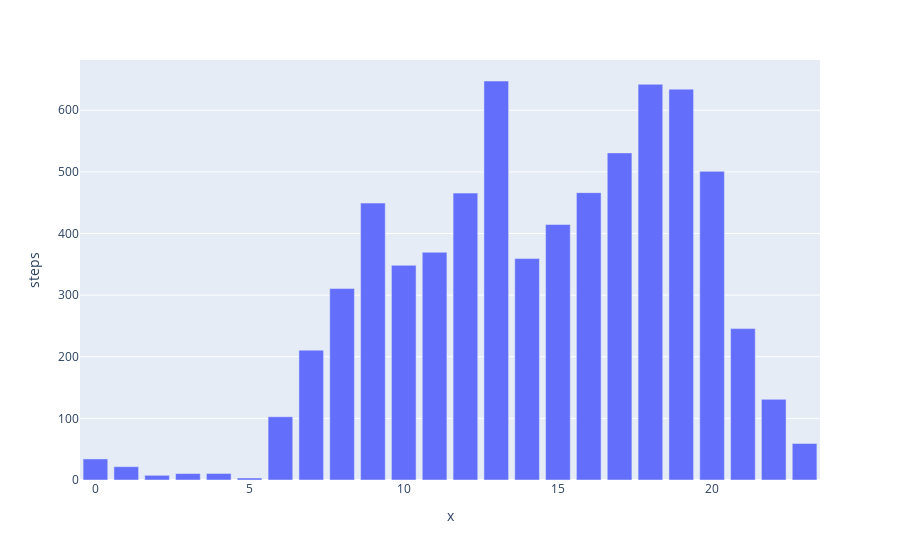
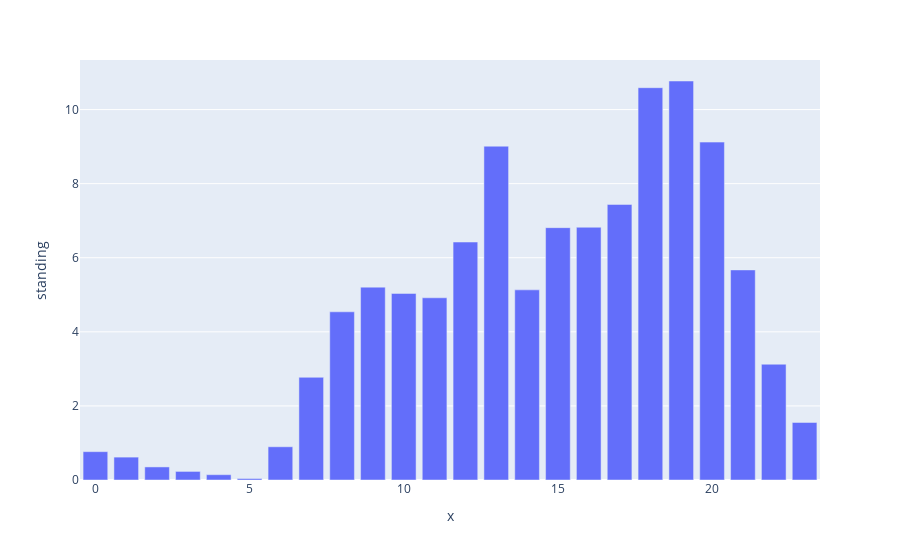

Notebook code cell kept with these figures, in order:
### Markdown cell above
#### Which hours are the most active ones?
I want to check whether there is a big difference in the activity throughout the day (per hour).

### Code cell
pivot = pd.pivot_table(activity, index='hour', values=['steps', 'standing'], aggfunc='mean')

for y in ['steps', 'standing']:
    fig = px.bar(pivot, x=pivot.index, y=y)
    fig.show()

### Figure 1 — Plotly figure (JSON) as saved in the notebook; plotly's stock layout.template omitted (floating-point values rounded to 4 significant figures)
{"data": [{"alignmentgroup": "True", "hovertemplate": "x=%{x}<br>steps=%{y}<extra></extra>", "legendgroup": "", "marker": {"color": "#636efa"}, "name": "", "offsetgroup": "", "orientation": "v", "showlegend": false, "textposition": "auto", "type": "bar", "x": [0, 1, 2, 3, 4, 5, 6, 7, 8, 9, 10, 11, 12, 13, 14, 15, 16, 17, 18, 19, 20, 21, 22, 23], "xaxis": "x", "y": [34.16, 21.65, 7.621, 10.45, 10.59, 3.254, 102.6, 210.7, 310.7, 449.3, 348.4, 369.5, 465.5, 647.5, 359.4, 414.6, 466.3, 530.8, 642.1, 634.2, 500.9, 245.7, 130.8, 59.27], "yaxis": "y"}], "layout": {"barmode": "relative", "legend": {"tracegroupgap": 0}, "margin": {"t": 60}, "xaxis": {"anchor": "y", "domain": [0, 1], "title": {"text": "x"}}, "yaxis": {"anchor": "x", "domain": [0, 1], "title": {"text": "steps"}}}}

### Figure 2 — Plotly figure (JSON) as saved in the notebook; plotly's stock layout.template omitted (floating-point values rounded to 4 significant figures)
{"data": [{"alignmentgroup": "True", "hovertemplate": "x=%{x}<br>standing=%{y}<extra></extra>", "legendgroup": "", "marker": {"color": "#636efa"}, "name": "", "offsetgroup": "", "orientation": "v", "showlegend": false, "textposition": "auto", "type": "bar", "x": [0, 1, 2, 3, 4, 5, 6, 7, 8, 9, 10, 11, 12, 13, 14, 15, 16, 17, 18, 19, 20, 21, 22, 23], "xaxis": "x", "y": [0.7647, 0.6176, 0.3529, 0.2316, 0.1434, 0.04044, 0.8971, 2.772, 4.54, 5.207, 5.037, 4.919, 6.424, 9.011, 5.133, 6.812, 6.823, 7.439, 10.59, 10.77, 9.122, 5.672, 3.125, 1.554], "yaxis": "y"}], "layout": {"barmode": "relative", "legend": {"tracegroupgap": 0}, "margin": {"t": 60}, "xaxis": {"anchor": "y", "domain": [0, 1], "title": {"text": "x"}}, "yaxis": {"anchor": "x", "domain": [0, 1], "title": {"text": "standing"}}}}
